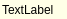
<?xml version="1.0" encoding="UTF-8"?>
<ui version="4.0">
 <class>CodeTip</class>
 <widget class="QWidget" name="CodeTip">
  <property name="geometry">
   <rect>
    <x>0</x>
    <y>0</y>
    <width>67</width>
    <height>19</height>
   </rect>
  </property>
  <property name="palette">
   <palette>
    <active>
     <colorrole role="WindowText">
      <brush brushstyle="SolidPattern">
       <color alpha="255">
        <red>0</red>
        <green>0</green>
        <blue>0</blue>
       </color>
      </brush>
     </colorrole>
     <colorrole role="Button">
      <brush brushstyle="SolidPattern">
       <color alpha="255">
        <red>255</red>
        <green>255</green>
        <blue>231</blue>
       </color>
      </brush>
     </colorrole>
     <colorrole role="Light">
      <brush brushstyle="SolidPattern">
       <color alpha="255">
        <red>255</red>
        <green>255</green>
        <blue>255</blue>
       </color>
      </brush>
     </colorrole>
     <colorrole role="Midlight">
      <brush brushstyle="SolidPattern">
       <color alpha="255">
        <red>255</red>
        <green>255</green>
        <blue>243</blue>
       </color>
      </brush>
     </colorrole>
     <colorrole role="Dark">
      <brush brushstyle="SolidPattern">
       <color alpha="255">
        <red>127</red>
        <green>127</green>
        <blue>115</blue>
       </color>
      </brush>
     </colorrole>
     <colorrole role="Mid">
      <brush brushstyle="SolidPattern">
       <color alpha="255">
        <red>170</red>
        <green>170</green>
        <blue>154</blue>
       </color>
      </brush>
     </colorrole>
     <colorrole role="Text">
      <brush brushstyle="SolidPattern">
       <color alpha="255">
        <red>0</red>
        <green>0</green>
        <blue>0</blue>
       </color>
      </brush>
     </colorrole>
     <colorrole role="BrightText">
      <brush brushstyle="SolidPattern">
       <color alpha="255">
        <red>255</red>
        <green>255</green>
        <blue>255</blue>
       </color>
      </brush>
     </colorrole>
     <colorrole role="ButtonText">
      <brush brushstyle="SolidPattern">
       <color alpha="255">
        <red>0</red>
        <green>0</green>
        <blue>0</blue>
       </color>
      </brush>
     </colorrole>
     <colorrole role="Base">
      <brush brushstyle="SolidPattern">
       <color alpha="255">
        <red>255</red>
        <green>255</green>
        <blue>255</blue>
       </color>
      </brush>
     </colorrole>
     <colorrole role="Window">
      <brush brushstyle="SolidPattern">
       <color alpha="255">
        <red>255</red>
        <green>255</green>
        <blue>231</blue>
       </color>
      </brush>
     </colorrole>
     <colorrole role="Shadow">
      <brush brushstyle="SolidPattern">
       <color alpha="255">
        <red>0</red>
        <green>0</green>
        <blue>0</blue>
       </color>
      </brush>
     </colorrole>
     <colorrole role="AlternateBase">
      <brush brushstyle="SolidPattern">
       <color alpha="255">
        <red>255</red>
        <green>255</green>
        <blue>243</blue>
       </color>
      </brush>
     </colorrole>
     <colorrole role="ToolTipBase">
      <brush brushstyle="SolidPattern">
       <color alpha="255">
        <red>255</red>
        <green>255</green>
        <blue>220</blue>
       </color>
      </brush>
     </colorrole>
     <colorrole role="ToolTipText">
      <brush brushstyle="SolidPattern">
       <color alpha="255">
        <red>0</red>
        <green>0</green>
        <blue>0</blue>
       </color>
      </brush>
     </colorrole>
    </active>
    <inactive>
     <colorrole role="WindowText">
      <brush brushstyle="SolidPattern">
       <color alpha="255">
        <red>0</red>
        <green>0</green>
        <blue>0</blue>
       </color>
      </brush>
     </colorrole>
     <colorrole role="Button">
      <brush brushstyle="SolidPattern">
       <color alpha="255">
        <red>255</red>
        <green>255</green>
        <blue>231</blue>
       </color>
      </brush>
     </colorrole>
     <colorrole role="Light">
      <brush brushstyle="SolidPattern">
       <color alpha="255">
        <red>255</red>
        <green>255</green>
        <blue>255</blue>
       </color>
      </brush>
     </colorrole>
     <colorrole role="Midlight">
      <brush brushstyle="SolidPattern">
       <color alpha="255">
        <red>255</red>
        <green>255</green>
        <blue>243</blue>
       </color>
      </brush>
     </colorrole>
     <colorrole role="Dark">
      <brush brushstyle="SolidPattern">
       <color alpha="255">
        <red>127</red>
        <green>127</green>
        <blue>115</blue>
       </color>
      </brush>
     </colorrole>
     <colorrole role="Mid">
      <brush brushstyle="SolidPattern">
       <color alpha="255">
        <red>170</red>
        <green>170</green>
        <blue>154</blue>
       </color>
      </brush>
     </colorrole>
     <colorrole role="Text">
      <brush brushstyle="SolidPattern">
       <color alpha="255">
        <red>0</red>
        <green>0</green>
        <blue>0</blue>
       </color>
      </brush>
     </colorrole>
     <colorrole role="BrightText">
      <brush brushstyle="SolidPattern">
       <color alpha="255">
        <red>255</red>
        <green>255</green>
        <blue>255</blue>
       </color>
      </brush>
     </colorrole>
     <colorrole role="ButtonText">
      <brush brushstyle="SolidPattern">
       <color alpha="255">
        <red>0</red>
        <green>0</green>
        <blue>0</blue>
       </color>
      </brush>
     </colorrole>
     <colorrole role="Base">
      <brush brushstyle="SolidPattern">
       <color alpha="255">
        <red>255</red>
        <green>255</green>
        <blue>255</blue>
       </color>
      </brush>
     </colorrole>
     <colorrole role="Window">
      <brush brushstyle="SolidPattern">
       <color alpha="255">
        <red>255</red>
        <green>255</green>
        <blue>231</blue>
       </color>
      </brush>
     </colorrole>
     <colorrole role="Shadow">
      <brush brushstyle="SolidPattern">
       <color alpha="255">
        <red>0</red>
        <green>0</green>
        <blue>0</blue>
       </color>
      </brush>
     </colorrole>
     <colorrole role="AlternateBase">
      <brush brushstyle="SolidPattern">
       <color alpha="255">
        <red>255</red>
        <green>255</green>
        <blue>243</blue>
       </color>
      </brush>
     </colorrole>
     <colorrole role="ToolTipBase">
      <brush brushstyle="SolidPattern">
       <color alpha="255">
        <red>255</red>
        <green>255</green>
        <blue>220</blue>
       </color>
      </brush>
     </colorrole>
     <colorrole role="ToolTipText">
      <brush brushstyle="SolidPattern">
       <color alpha="255">
        <red>0</red>
        <green>0</green>
        <blue>0</blue>
       </color>
      </brush>
     </colorrole>
    </inactive>
    <disabled>
     <colorrole role="WindowText">
      <brush brushstyle="SolidPattern">
       <color alpha="255">
        <red>127</red>
        <green>127</green>
        <blue>115</blue>
       </color>
      </brush>
     </colorrole>
     <colorrole role="Button">
      <brush brushstyle="SolidPattern">
       <color alpha="255">
        <red>255</red>
        <green>255</green>
        <blue>231</blue>
       </color>
      </brush>
     </colorrole>
     <colorrole role="Light">
      <brush brushstyle="SolidPattern">
       <color alpha="255">
        <red>255</red>
        <green>255</green>
        <blue>255</blue>
       </color>
      </brush>
     </colorrole>
     <colorrole role="Midlight">
      <brush brushstyle="SolidPattern">
       <color alpha="255">
        <red>255</red>
        <green>255</green>
        <blue>243</blue>
       </color>
      </brush>
     </colorrole>
     <colorrole role="Dark">
      <brush brushstyle="SolidPattern">
       <color alpha="255">
        <red>127</red>
        <green>127</green>
        <blue>115</blue>
       </color>
      </brush>
     </colorrole>
     <colorrole role="Mid">
      <brush brushstyle="SolidPattern">
       <color alpha="255">
        <red>170</red>
        <green>170</green>
        <blue>154</blue>
       </color>
      </brush>
     </colorrole>
     <colorrole role="Text">
      <brush brushstyle="SolidPattern">
       <color alpha="255">
        <red>127</red>
        <green>127</green>
        <blue>115</blue>
       </color>
      </brush>
     </colorrole>
     <colorrole role="BrightText">
      <brush brushstyle="SolidPattern">
       <color alpha="255">
        <red>255</red>
        <green>255</green>
        <blue>255</blue>
       </color>
      </brush>
     </colorrole>
     <colorrole role="ButtonText">
      <brush brushstyle="SolidPattern">
       <color alpha="255">
        <red>127</red>
        <green>127</green>
        <blue>115</blue>
       </color>
      </brush>
     </colorrole>
     <colorrole role="Base">
      <brush brushstyle="SolidPattern">
       <color alpha="255">
        <red>255</red>
        <green>255</green>
        <blue>231</blue>
       </color>
      </brush>
     </colorrole>
     <colorrole role="Window">
      <brush brushstyle="SolidPattern">
       <color alpha="255">
        <red>255</red>
        <green>255</green>
        <blue>231</blue>
       </color>
      </brush>
     </colorrole>
     <colorrole role="Shadow">
      <brush brushstyle="SolidPattern">
       <color alpha="255">
        <red>0</red>
        <green>0</green>
        <blue>0</blue>
       </color>
      </brush>
     </colorrole>
     <colorrole role="AlternateBase">
      <brush brushstyle="SolidPattern">
       <color alpha="255">
        <red>255</red>
        <green>255</green>
        <blue>231</blue>
       </color>
      </brush>
     </colorrole>
     <colorrole role="ToolTipBase">
      <brush brushstyle="SolidPattern">
       <color alpha="255">
        <red>255</red>
        <green>255</green>
        <blue>220</blue>
       </color>
      </brush>
     </colorrole>
     <colorrole role="ToolTipText">
      <brush brushstyle="SolidPattern">
       <color alpha="255">
        <red>0</red>
        <green>0</green>
        <blue>0</blue>
       </color>
      </brush>
     </colorrole>
    </disabled>
   </palette>
  </property>
  <property name="windowTitle">
   <string>Form</string>
  </property>
  <layout class="QHBoxLayout" name="horizontalLayout">
   <property name="spacing">
    <number>2</number>
   </property>
   <property name="leftMargin">
    <number>2</number>
   </property>
   <property name="topMargin">
    <number>2</number>
   </property>
   <property name="rightMargin">
    <number>2</number>
   </property>
   <property name="bottomMargin">
    <number>2</number>
   </property>
   <item>
    <widget class="QLabel" name="text">
     <property name="sizePolicy">
      <sizepolicy hsizetype="MinimumExpanding" vsizetype="Preferred">
       <horstretch>0</horstretch>
       <verstretch>0</verstretch>
      </sizepolicy>
     </property>
     <property name="text">
      <string>TextLabel</string>
     </property>
    </widget>
   </item>
  </layout>
 </widget>
 <resources/>
 <connections/>
</ui>
